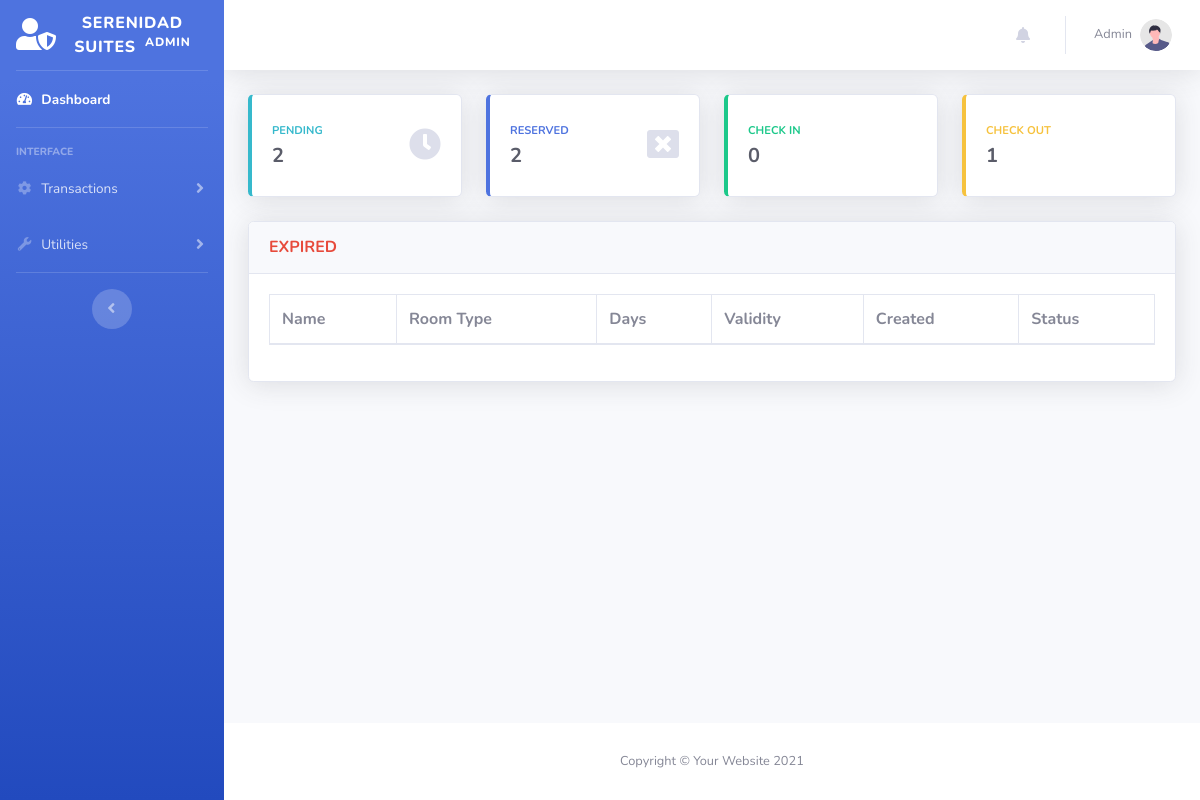
Page /admin/reservation-expired.php (signed in) on the earlier database version.
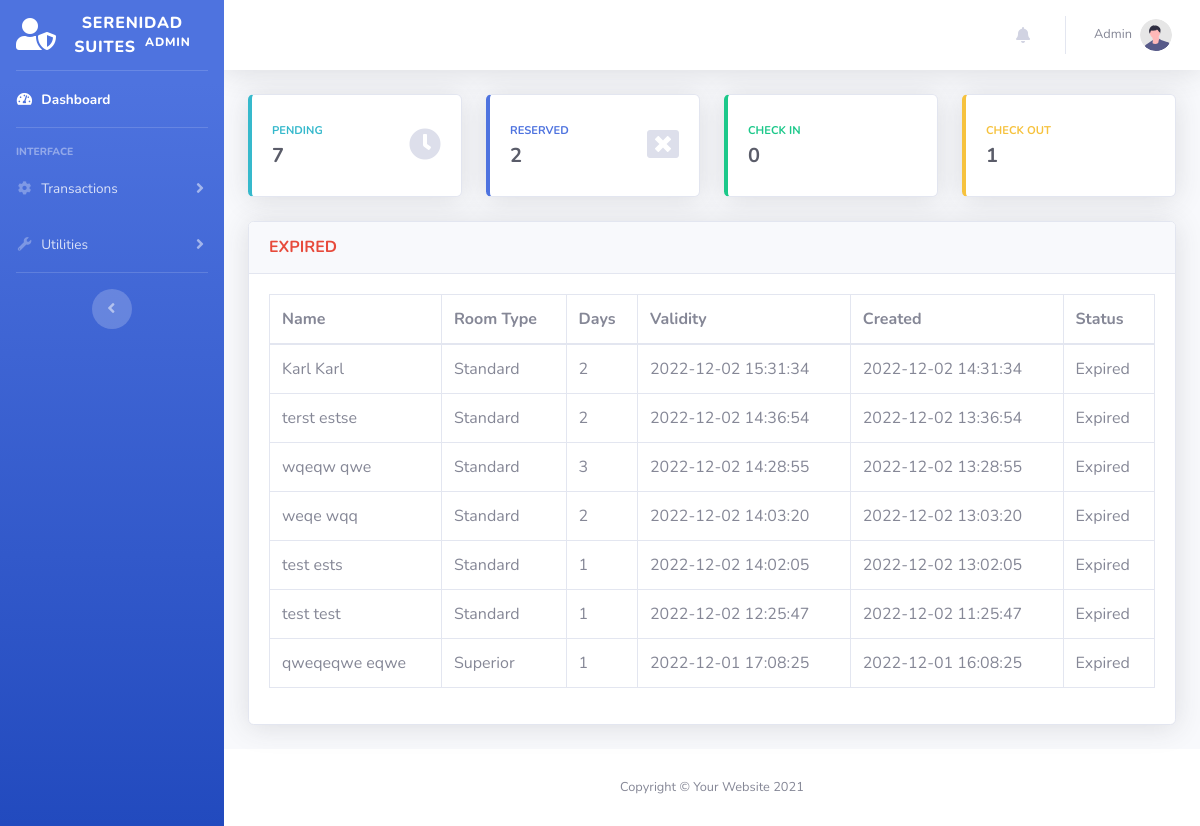
Same page on the later database version.
### tables this page shows
CREATE TABLE `transactions` (
  `id` int(11) NOT NULL,
  `guest_id` int(11) NOT NULL,
  `room_id` int(11) NOT NULL,
  `room_no` int(11) DEFAULT NULL,
  `extra_bed` tinyint(4) NOT NULL DEFAULT '0',
  `status` varchar(50) DEFAULT NULL,
  `days` int(11) DEFAULT NULL,
  `checkin` varchar(50) DEFAULT NULL,
  `checkin_time` varchar(50) DEFAULT NULL,
  `checkout` varchar(50) DEFAULT NULL,
  `checkout_time` varchar(50) DEFAULT NULL,
  `bill` varchar(50) DEFAULT NULL,
  `balance` int(11) NOT NULL DEFAULT '0',
  `payment` int(11) NOT NULL DEFAULT '0',
  `is_payment_full` tinyint(4) NOT NULL DEFAULT '0',
  `payment_at` datetime DEFAULT NULL,
  `valid_until` varchar(50) DEFAULT NULL,
  `is_unread` tinyint(1) NOT NULL DEFAULT '1',
  `created_at` datetime DEFAULT NULL,
  `updated_at` datetime DEFAULT NULL
);

CREATE TABLE `guest` (
  `id` int(11) NOT NULL,
  `uuid` varchar(255) DEFAULT NULL,
  `firstname` varchar(50) NOT NULL,
  `middlename` varchar(30) NOT NULL,
  `lastname` varchar(40) NOT NULL,
  `address` varchar(191) DEFAULT NULL,
  `contactno` varchar(20) NOT NULL,
  `created_at` datetime DEFAULT NULL,
  `updated_at` datetime DEFAULT NULL
);

CREATE TABLE `room` (
  `id` int(11) NOT NULL,
  `room_type` varchar(50) NOT NULL,
  `price` varchar(11) NOT NULL,
  `photo` varchar(100) NOT NULL,
  `description` text,
  `created_at` datetime DEFAULT NULL,
  `updated_at` datetime DEFAULT NULL
);

### models/Model.php (called while the page is built, shortened)
<?php
class Model
{
    protected $host = "localhost";
    protected $database = "u905988427_db_hor";
    protected $username = "u905988427_root";
    protected $password = "SerenidadSuites2022";
    protected $pdo;
    protected $stmt;
    public function connect(){
        try {
            $this->pdo = new PDO("mysql:host={$this->host};dbname={$this->database};charset=utf8","{$this->username}","{$this->password}");
            $this->pdo->setAttribute(PDO::ATTR_ERRMODE, PDO::ERRMODE_EXCEPTION);
            $this->pdo->setAttribute(PDO::ATTR_DEFAULT_FETCH_MODE, PDO::FETCH_ASSOC);
        } catch (PDOException $e) {
            echo $e->getMessage();
        }
    }
    public function setQuery($qry){
        $this->qry = $qry;
        $this->stmt = $this->pdo->query($this->qry);
        return $this;
    }
    public function getAll(){
        try {
            return $this->stmt->fetchAll();
        } catch (PDOException $e) {
            return $e->getMessage();
        }
    }
    public function getFirst(){
        try {
            $data =  $this->stmt->fetch();
            return (object) $data;
        } catch (PDOException $e) {
            return $e->getMessage();
        }
    }
}

### models/Transaction.php (called while the page is built, shortened)
<?php
Class Transaction extends Model {
    public function getExpiredTransactions(){
        return $this->setQuery("SELECT
                                A.*,
                                B.firstname,
                                B.middlename,
                                B.lastname,
                                B.address,
                                B.contactno,
                                C.room_type,
                                C.price,
                                C.photo
                                FROM `transactions` as A
                                LEFT JOIN `guest` as B
                                ON A.guest_id = B.id
                                LEFT JOIN `room` as C
                                ON A.room_id = C.id
                                WHERE A.status = 'Expired'
                                ORDER BY A.created_at DESC
                                ")
                                ->getAll();
    }
}

### admin/reservation-expired.php (the view, shortened to what the changed rows need)
<?php include('includes/header.php') ?>
<?php
$connection = new Transaction();
$EXPIRED = $connection->getExpiredTransactions();
?>
<body id="page-top">
    <div id="wrapper">
        <div id="content-wrapper" class="d-flex flex-column">
            <div id="content">
                <div class="container-fluid">
                    <div class="row">
                        <?php include('includes/count-cards.php') ?>
                    </div>
                    <div class="card shadow mb-4">
                        <div class="card-body">
                            <div class="table-responsive">
                                <table class="table table-bordered" id="dataTable" width="100%" cellspacing="0">
                                <thead>
                                    <tr>
                                        <th>Name</th>
                                        <th>Room Type</th>
                                        <th>Days</th>
                                        <th>Validity</th>
                                        <th>Created</th>
                                        <th>Status</th>
                                    </tr>
                                </thead>
                                <tbody>
                                    <?php
                                        foreach ($EXPIRED as $key => $value) {
                                    ?>
                                    <tr>
                                        <td><?= $value['firstname']." ".$value['lastname']?></td>
                                        <td><?= $value['room_type']?></td>
                                        <td><?= $value['days']?></td>
                                        <td><?= $value['valid_until']?></td>
                                        <td><?= $value['created_at']?></td>
                                        <td><?= $value['status']?></td>
                                    </tr>
                                    <?php
                                        }
                                    ?>
                                </tbody>
                            </table>
                            </div>
                        </div>
                    </div>
                </div>
            </div>
        </div>
    </div>
</body>
</html>

### admin/includes/count-cards.php (shortened to what the changed rows need)
<?php
$connection = new Transaction();
$pendingCount = $connection->setQuery("SELECT Count(id) AS count FROM `transactions`   WHERE `status` LIKE 'Pending' OR `status` LIKE 'Expired'")->getFirst();
?>
<div class="col-xl-3 col-md-6 mb-4 clickTo" onclick="window.location = 'index.php'">
    <div class="card border-left-info shadow h-100 py-2">
        <div class="card-body">
            <div class="row no-gutters align-items-center">
                <div class="col mr-2">
                    <div class="text-xs font-weight-bold text-info text-uppercase mb-1">
                        PENDING</div>
                    <div class="h5 mb-0 font-weight-bold text-gray-800"> <?= $pendingCount->count ?> </div>
                </div>
            </div>
        </div>
    </div>
</div>

Differences in the rows shown:
added transactions: guest.firstname "Karl", guest.lastname "Karl", room.room_type "Standard", days "2", valid_until "2022-12-02 15:31:34", created_at "2022-12-02 14:31:34", status "Expired"
added transactions: guest.firstname "terst", guest.lastname "estse", room.room_type "Standard", days "2", valid_until "2022-12-02 14:36:54", created_at "2022-12-02 13:36:54", status "Expired"
added transactions: guest.firstname "wqeqw", guest.lastname "qwe", room.room_type "Standard", days "3", valid_until "2022-12-02 14:28:55", created_at "2022-12-02 13:28:55", status "Expired"
added transactions: guest.firstname "weqe", guest.lastname "wqq", room.room_type "Standard", days "2", valid_until "2022-12-02 14:03:20", created_at "2022-12-02 13:03:20", status "Expired"
added transactions: guest.firstname "test", guest.lastname "ests", room.room_type "Standard", days "1", valid_until "2022-12-02 14:02:05", created_at "2022-12-02 13:02:05", status "Expired"
added transactions: guest.firstname "test", guest.lastname "test", room.room_type "Standard", days "1", valid_until "2022-12-02 12:25:47", created_at "2022-12-02 11:25:47", status "Expired"
now on this page (row edited): transactions: guest.firstname "qweqeqwe", guest.lastname "eqwe", room.room_type "Superior", days "1", valid_until "2022-12-01 17:08:25", created_at "2022-12-01 16:08:25", status "Expired"
Other differences:
$pendingCount->count: "2" → "7"
